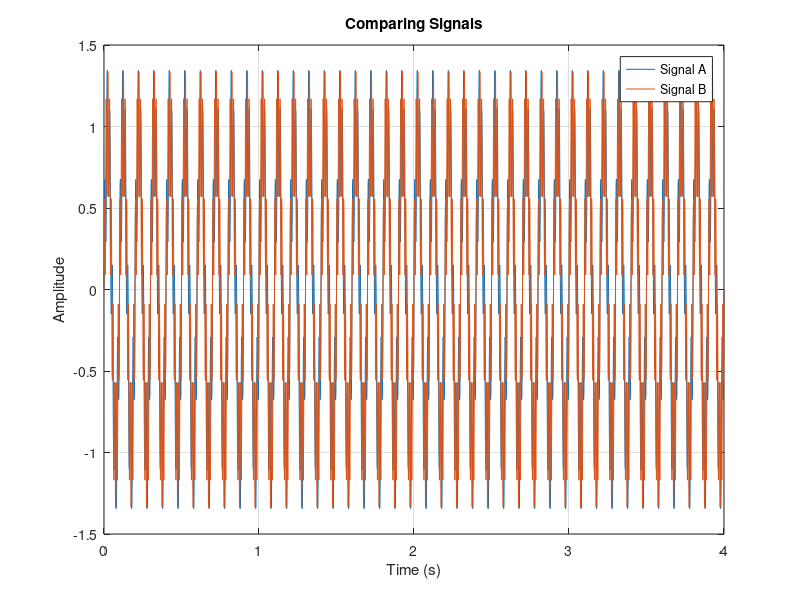
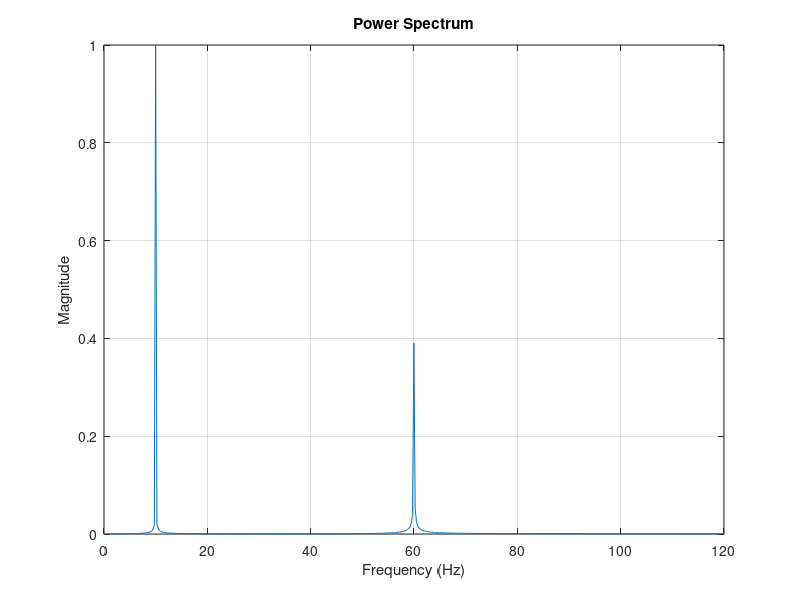

Here is the MATLAB script that generated these plots, in order:
clear; clc; close all;

fs = 500;
t = 0:1/fs:4;

signalA = sin(2*pi*10*t) + 0.4*sin(2*pi*60*t);
signalB = sin(2*pi*10*t) + 0.4*sin(2*pi*90*t);

figure;
plot(t, signalA, t, signalB);
xlabel('Time (s)');
ylabel('Amplitude');
legend('Signal A','Signal B');
title('Comparing Signals');
grid on;

n = length(signalA);
f = (0:floor(n/2))*fs/n;
Y = fft(signalA);
P = abs(Y/n);
P = P(1:length(f));
P(2:end-1) = 2*P(2:end-1);

figure;
plot(f, P);
xlabel('Frequency (Hz)');
ylabel('Magnitude');
title('Power Spectrum');
xlim([0 120]);
grid on;
